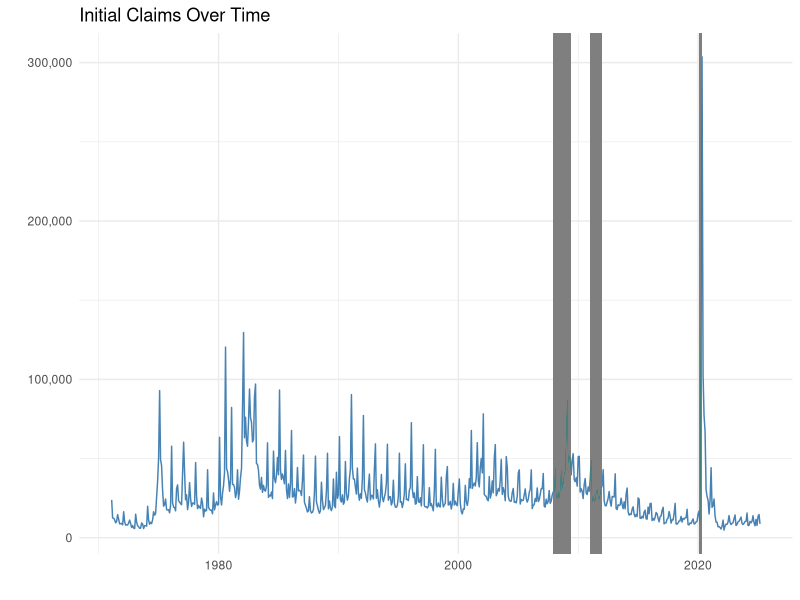
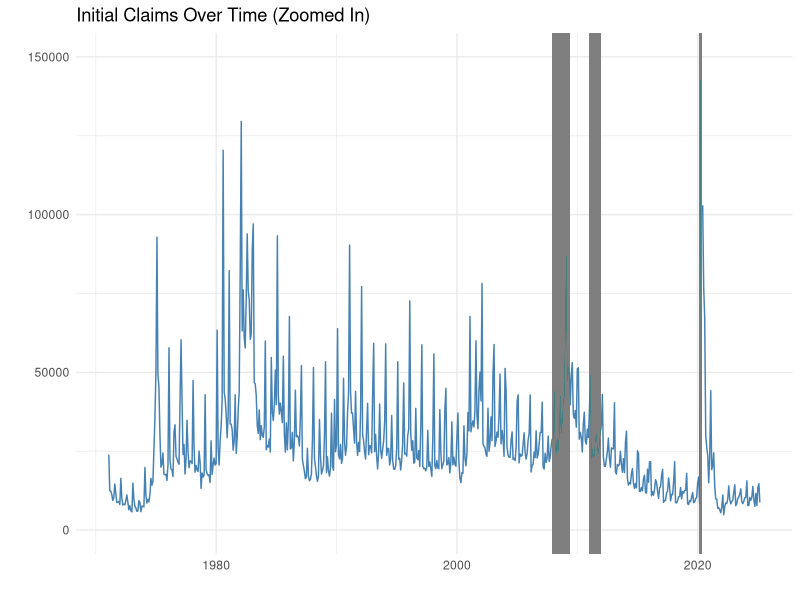
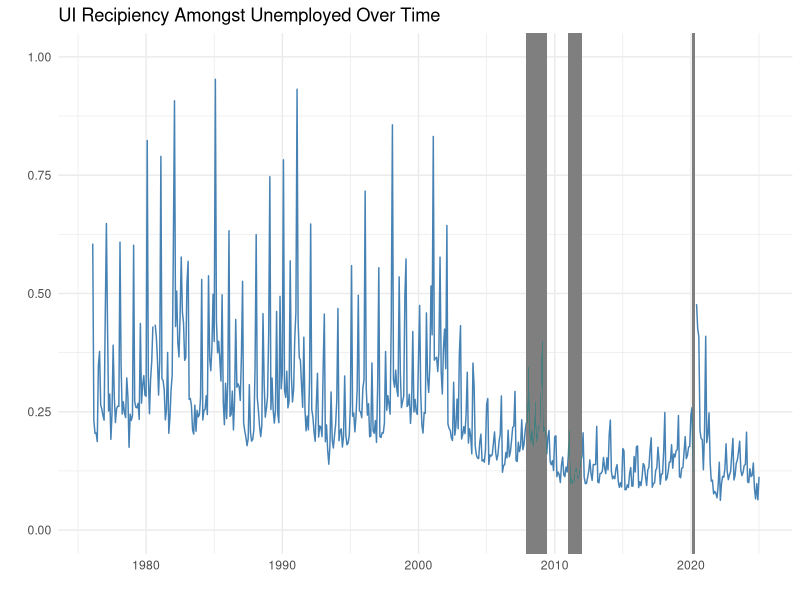
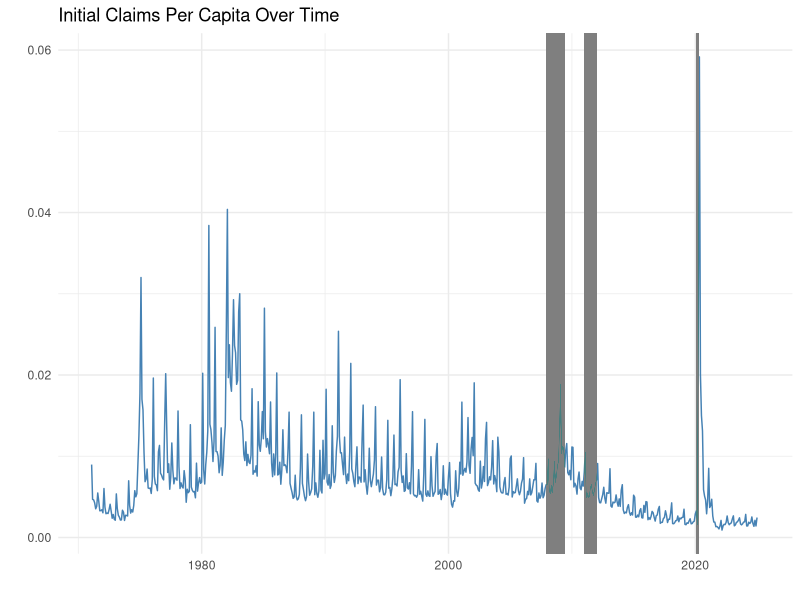
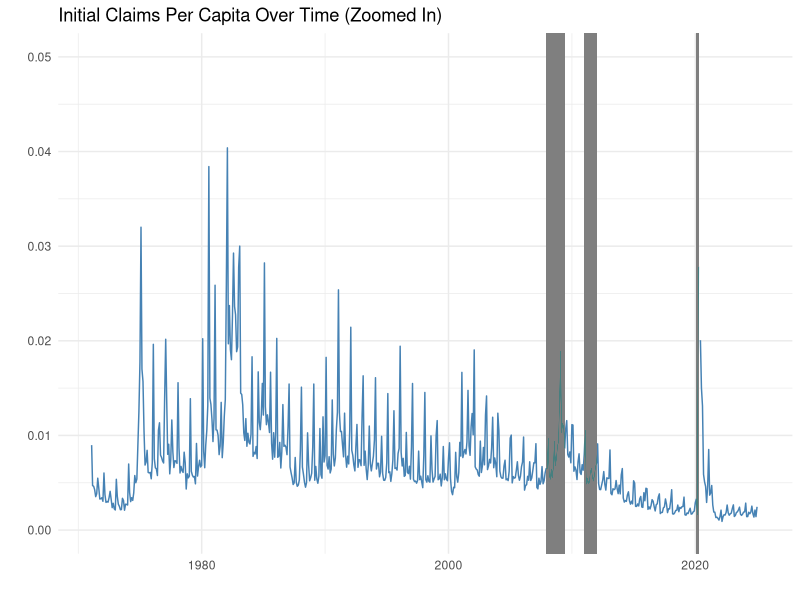

The R source for these figures, in order: (Note: this script raises an error after producing the figures.)
## ---- chunk 1
library(ggplot2); library(tidyverse); library(ggthemes); library(scales)
library(lubridate); library(zoo)
## ---- chunk 2
# data is from the CleaningData.rmd file that combines all datasets used into one final dataset
data <- read.csv("Datasets/FinalData.csv", header=T)

# convert date to date format
data$Date <- as.Date(data$Date)

# create recipiciency rate
data <- data %>%
  mutate(RecipiencyRate = InitialClaims / Unemployment)

# check data
tail(data, 10)
## ---- chunk 3

## ---- chunk 4
ggplot(data, aes(x=Date, y=InitialClaims)) +
  geom_line(color = "steelblue") +
  labs(title="Initial Claims Over Time", x="", y="") +
  scale_y_continuous(labels = comma) +
  theme_minimal() +
  # add recession shading
  geom_rect(aes(xmin=as.Date("2007-12-01"), xmax=as.Date("2009-06-01"), ymin=-Inf, ymax=Inf), fill="salmon", alpha=0.005) +
  geom_rect(aes(xmin=as.Date("2020-02-01"), xmax=as.Date("2020-05-01"), ymin=-Inf, ymax=Inf), fill="salmon", alpha=0.005) +
  geom_rect(aes(xmin=as.Date("2011-01-01"), xmax=as.Date("2012-01-01"), ymin=-Inf, ymax=Inf), fill="steelblue", alpha=0.005)
## ---- chunk 5
ggplot(data, aes(x=Date, y=InitialClaims)) +
  geom_line(color = "steelblue") +
  labs(title="Initial Claims Over Time (Zoomed In)", x="", y="") +
  ylim(0,150000) +
  theme_minimal() + 
  # add recession shading
  geom_rect(aes(xmin=as.Date("2007-12-01"), xmax=as.Date("2009-06-01"), ymin=-Inf, ymax=Inf), fill="salmon", alpha=0.005) +
  geom_rect(aes(xmin=as.Date("2020-02-01"), xmax=as.Date("2020-05-01"), ymin=-Inf, ymax=Inf), fill="salmon", alpha=0.005) +
  geom_rect(aes(xmin=as.Date("2011-01-01"), xmax=as.Date("2012-01-01"), ymin=-Inf, ymax=Inf), fill="steelblue", alpha=0.005)
## ---- chunk 6
ggplot(data, aes(x=Date, y=RecipiencyRate)) +
  geom_line(color = "steelblue") +
  labs(title="UI Recipiency Amongst Unemployed Over Time", x="", y="") +
  ylim(0,1) +
  xlim(as.Date("1976-01-01"), as.Date("2024-12-31")) +
  theme_minimal() + 
  # add recession shading
  geom_rect(aes(xmin=as.Date("2007-12-01"), xmax=as.Date("2009-06-01"), ymin=-Inf, ymax=Inf), fill="salmon", alpha=0.005) +
  geom_rect(aes(xmin=as.Date("2020-02-01"), xmax=as.Date("2020-05-01"), ymin=-Inf, ymax=Inf), fill="salmon", alpha=0.005) +
  geom_rect(aes(xmin=as.Date("2011-01-01"), xmax=as.Date("2012-01-01"), ymin=-Inf, ymax=Inf), fill="steelblue", alpha=0.005)
## ---- chunk 7
ggplot(data, aes(x=Date, y=InitialClaims.PerCapita)) +
  geom_line(color = "steelblue") +
  labs(title="Initial Claims Per Capita Over Time", x="", y="") +
  scale_y_continuous(labels = comma) +
  theme_minimal() +
  # add recession shading
  geom_rect(aes(xmin=as.Date("2007-12-01"), xmax=as.Date("2009-06-01"), ymin=-Inf, ymax=Inf), fill="salmon", alpha=0.005) +
  geom_rect(aes(xmin=as.Date("2020-02-01"), xmax=as.Date("2020-05-01"), ymin=-Inf, ymax=Inf), fill="salmon", alpha=0.005) +
  geom_rect(aes(xmin=as.Date("2011-01-01"), xmax=as.Date("2012-01-01"), ymin=-Inf, ymax=Inf), fill="steelblue", alpha=0.005)
## ---- chunk 8
ggplot(data, aes(x=Date, y=InitialClaims.PerCapita)) +
  geom_line(color = "steelblue") +
  labs(title="Initial Claims Per Capita Over Time (Zoomed In)", x="", y="") +
  ylim(0,0.05) +
  theme_minimal() +
  # add recession shading
  geom_rect(aes(xmin=as.Date("2007-12-01"), xmax=as.Date("2009-06-01"), ymin=-Inf, ymax=Inf), fill="salmon", alpha=0.005) +
  geom_rect(aes(xmin=as.Date("2020-02-01"), xmax=as.Date("2020-05-01"), ymin=-Inf, ymax=Inf), fill="salmon", alpha=0.005) +
  geom_rect(aes(xmin=as.Date("2011-01-01"), xmax=as.Date("2012-01-01"), ymin=-Inf, ymax=Inf), fill="steelblue", alpha=0.005)
## ---- chunk 9
plot(dataQuarterlyNo2020$InitialClaims.PerCapita, dataQuarterlyNo2020$InitialClaims)
plot(data$Population, data$InitialClaims)
plot(data$Population, data$InitialClaims.PerCapita)
plot(data$Population, data$InitialClaims)
